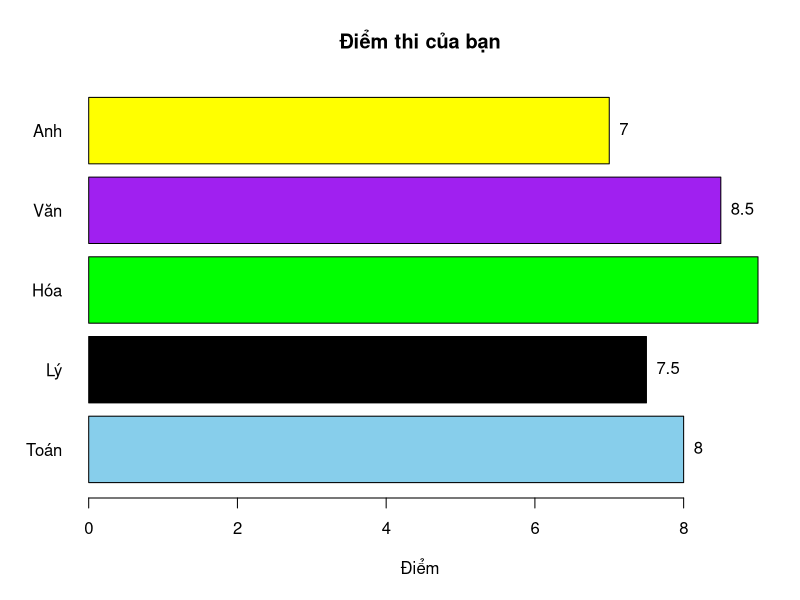
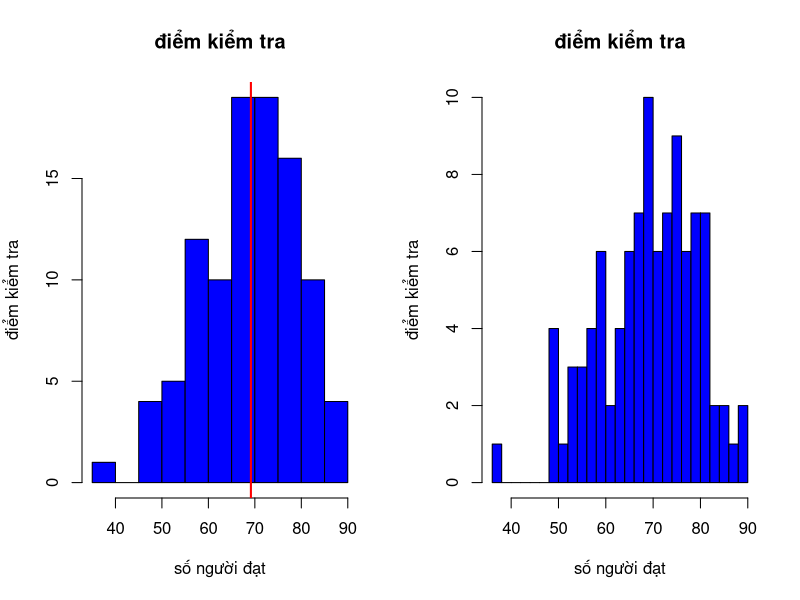
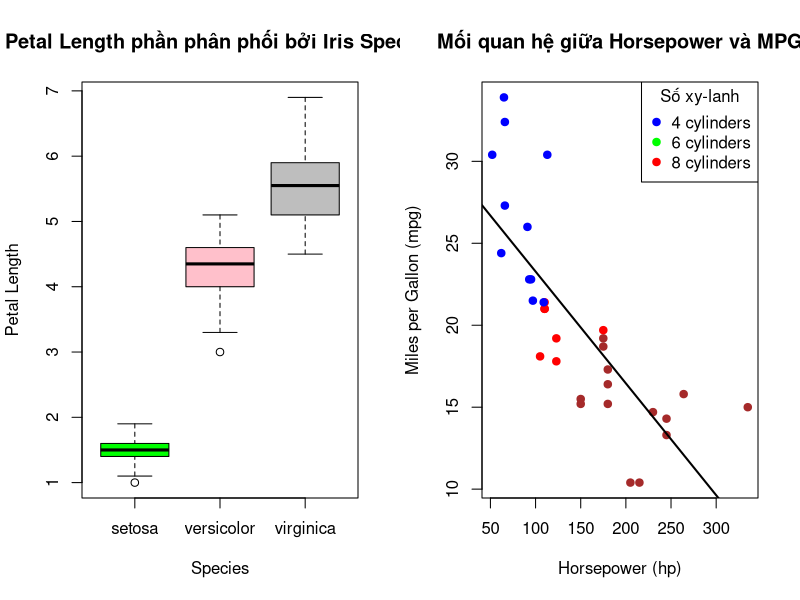
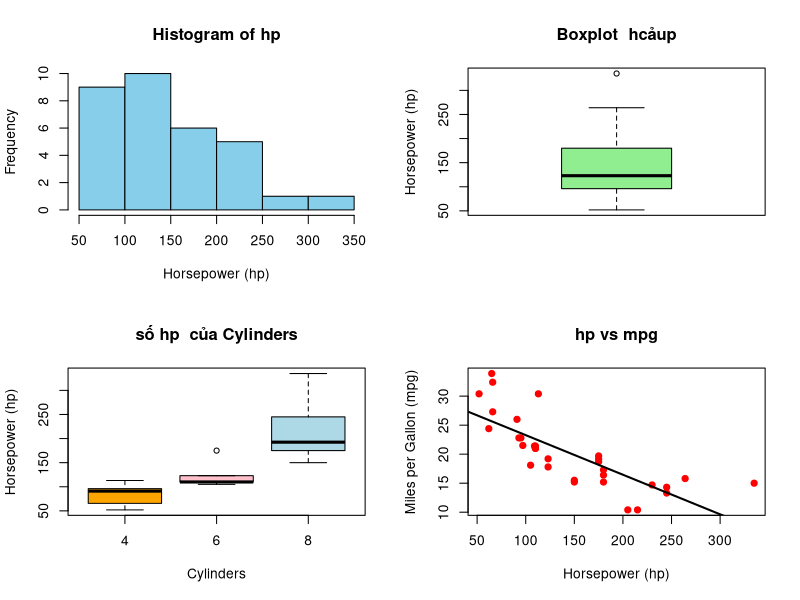
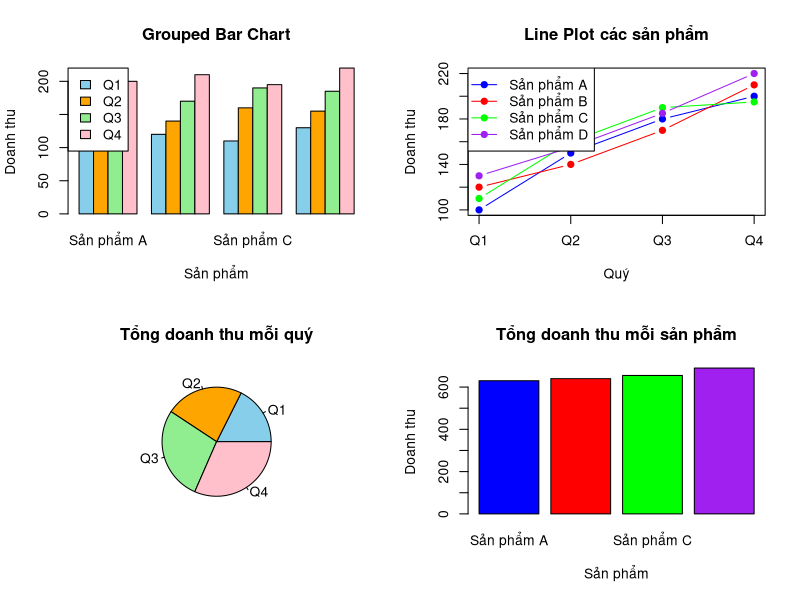

The R script that drew these images, in order:

#-------------- BÀI TẬP 1 ----------------------
subjects <- c("Toán", "Lý", "Hóa", "Văn", "Anh")
scores <- c(8, 7.5, 9, 8.5, 7)

bp <- barplot(scores,
              names.arg = subjects,
              horiz = TRUE,
              col = c("skyblue","black","green","purple","yellow"),
              main = "Điểm thi của bạn",
              xlab = "Điểm",
              las = 1)

text(scores, bp,
     labels = scores,
     pos = 4)
#------------- BÀI TẬP 2 ----------------------
set.seed(2024)
exam_scores <- rnorm(100, mean = 70, sd = 10)
par(mfrow = c(1,2))

hist(exam_scores,
     main='điểm kiểm tra',
     col ='blue',
     xlab= 'số người đạt',
     ylab='điểm kiểm tra'
     )

abline(v = mean(exam_scores),
       col = "red",
       lwd = 2)

hist(exam_scores,
     main='điểm kiểm tra',
     col ='blue',
     xlab= 'số người đạt',
     ylab='điểm kiểm tra',
     breaks=20
)
#------------ Bài Tập 3 ----------------------
data("iris")

boxplot(Petal.Length ~ Species,
        data = iris,
        col = c("green","pink","gray"),
        main = "Petal Length phần phân phối bởi Iris Species",
        xlab = "Species",
        ylab = "Petal Length",
        border = "black")

# loài có petal dài nhất là virginica
#loài có độ biến thiên lớn nhất là virginica
#loài có outliner là versicolor


#-------------- Bài tập 4 ----------------------

plot(mtcars$hp, mtcars$mpg,
     col = c("blue","red","brown")[as.factor(mtcars$cyl)],
     pch = 19,
     main = "Mối quan hệ giữa Horsepower và MPG",
     xlab = "Horsepower (hp)",
     ylab = "Miles per Gallon (mpg)")
# hồi quy 
abline(lm(mpg ~ hp, data = mtcars),
       col = "black",
       lwd = 2)
legend("topright",
       legend = c("4 cylinders", "6 cylinders", "8 cylinders"),
       col = c("blue", "green", "red"),
       pch = 19,
       title = "Số xy-lanh")

# theo tĩ lệ nghịch xe có nhiều horse power = lượng xăng tiêu tốn

#-------------- Bài Tập 5 -----------------------

par(mfrow = c(2, 2))

# 1. Histogram của hp
hist(mtcars$hp,
     main = "Histogram of hp",
     xlab = "Horsepower (hp)",
     col = "skyblue",
     border = "black")

# 2. Box plot của hp
boxplot(mtcars$hp,
        main = "Boxplot  hcảup",
        ylab = "Horsepower (hp)",
        col = "lightgreen")

# 3. Box plot so sánh hp theo cyl
boxplot(hp ~ cyl,
        data = mtcars,
        main = "số hp  của Cylinders",
        xlab = "Cylinders",
        ylab = "Horsepower (hp)",
        col = c("orange", "pink", "lightblue"))

# 4. Scatter plot hp vs mpg
plot(mtcars$hp, mtcars$mpg,
     main = "hp vs mpg",
     xlab = "Horsepower (hp)",
     ylab = "Miles per Gallon (mpg)",
     pch = 19,
     col = "red")

abline(lm(mpg ~ hp, data = mtcars),
       col = "black",
       lwd = 2)

#------------ Bài Tập 6 --------------
Q1 <- c(100, 120, 110, 130)
Q2 <- c(150, 140, 160, 155)
Q3 <- c(180, 170, 190, 185)
Q4 <- c(200, 210, 195, 220)

products <- c("Sản phẩm A", "Sản phẩm B", "Sản phẩm C", "Sản phẩm D")

# tạo data frame
sales <- rbind(Q1, Q2, Q3, Q4)

colnames(sales) <- products
rownames(sales) <- c("Q1","Q2","Q3","Q4")

# tính tổng
total_quarter <- rowSums(sales)
total_product <- colSums(sales)

# chia figure 2x2
par(mfrow = c(2,2))

# (1) Grouped bar chart
barplot(sales,
        beside = TRUE,
        col = c("skyblue","orange","lightgreen","pink"),
        legend.text = rownames(sales),
        args.legend = list(x="topleft"),
        main = "Grouped Bar Chart",
        xlab = "Sản phẩm",
        ylab = "Doanh thu")

# (2) Line plot
matplot(sales,
        type = "b",
        pch = 19,
        lty = 1,
        col = c("blue","red","green","purple"),
        xaxt = "n",
        xlab = "Quý",
        ylab = "Doanh thu",
        main = "Line Plot các sản phẩm")

axis(1, at = 1:4, labels = rownames(sales))

legend("topleft",
       legend = products,
       col = c("blue","red","green","purple"),
       pch = 19,
       lty = 1)

# (3) Pie chart tổng doanh thu mỗi quý
pie(total_quarter,
    labels = rownames(sales),
    col = c("skyblue","orange","lightgreen","pink"),
    main = "Tổng doanh thu mỗi quý")

# (4) Bar chart tổng doanh thu mỗi sản phẩm
barplot(total_product,
        names.arg = products,
        col = c("blue","red","green","purple"),
        main = "Tổng doanh thu mỗi sản phẩm",
        xlab = "Sản phẩm",
        ylab = "Doanh thu")

# trở về mặc định
par(mfrow = c(1,1))
